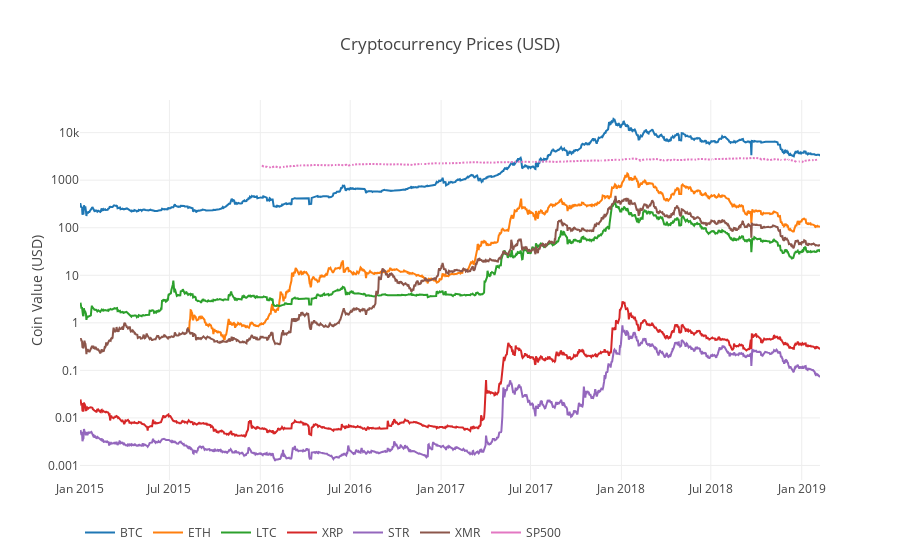

Here is the notebook cell this chart was saved with:
### Code cell
# Chart all of the assets
df_scatter(close_price_df, 'Cryptocurrency Prices (USD)', seperate_y_axis=False, y_axis_label='Coin Value (USD)', scale='log')

### Figure 1 — Plotly figure (JSON) as saved in the notebook; plotly's stock layout.template omitted (floating-point values rounded to 4 significant figures; data arrays with more than 128 entries replaced by an {"elided": "..."} marker saying what was removed)
{"data": [{"name": "BTC", "type": "scatter", "uid": "2d24b415-e922-4ce2-b2ec-f8273427c4d9", "visible": true, "x": {"elided": "1499 str values"}, "y": {"elided": "1499 float values"}}, {"name": "ETH", "type": "scatter", "uid": "8bba44ee-0fe4-4295-bb4a-7e9d6785abcf", "visible": true, "x": {"elided": "1499 str values"}, "y": {"elided": "1499 float values"}}, {"name": "LTC", "type": "scatter", "uid": "5ef999dd-d4be-4e89-afd6-7b6ffc6b997d", "visible": true, "x": {"elided": "1499 str values"}, "y": {"elided": "1499 float values"}}, {"name": "XRP", "type": "scatter", "uid": "f1e4bf24-6089-4275-be31-4ff9d6ffd9b1", "visible": true, "x": {"elided": "1499 str values"}, "y": {"elided": "1499 float values"}}, {"name": "STR", "type": "scatter", "uid": "523f58da-32f3-4c6d-b5da-aa5a925a5771", "visible": true, "x": {"elided": "1499 str values"}, "y": {"elided": "1499 float values"}}, {"name": "XMR", "type": "scatter", "uid": "d5281517-b029-4de7-b7c7-505ca4235c5f", "visible": true, "x": {"elided": "1499 str values"}, "y": {"elided": "1499 float values"}}, {"name": "SP500", "type": "scatter", "uid": "66598d45-6dad-4552-8751-6df7a619470a", "visible": true, "x": {"elided": "1499 str values"}, "y": {"elided": "1499 float values"}}], "layout": {"legend": {"orientation": "h"}, "title": {"text": "Cryptocurrency Prices (USD)"}, "xaxis": {"type": "date"}, "yaxis": {"showticklabels": true, "title": {"text": "Coin Value (USD)"}, "type": "log"}}}
